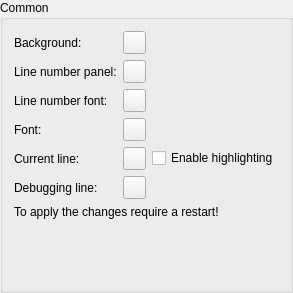
                      <widget class="QGroupBox" name="groupBox_2">
                       <property name="title">
                        <string>Common</string>
                       </property>
                       <layout class="QVBoxLayout" name="verticalLayout_7">
                        <item>
                         <layout class="QGridLayout" name="gridLayout_4">
                          <item row="4" column="0">
                           <widget class="QLabel" name="fontLabel_2">
                            <property name="text">
                             <string>Font:</string>
                            </property>
                           </widget>
                          </item>
                          <item row="4" column="1">
                           <widget class="QPushButton" name="fontColorButton">
                            <property name="sizePolicy">
                             <sizepolicy hsizetype="Fixed" vsizetype="Fixed">
                              <horstretch>0</horstretch>
                              <verstretch>0</verstretch>
                             </sizepolicy>
                            </property>
                            <property name="minimumSize">
                             <size>
                              <width>23</width>
                              <height>23</height>
                             </size>
                            </property>
                            <property name="maximumSize">
                             <size>
                              <width>23</width>
                              <height>23</height>
                             </size>
                            </property>
                            <property name="baseSize">
                             <size>
                              <width>0</width>
                              <height>0</height>
                             </size>
                            </property>
                            <property name="focusPolicy">
                             <enum>Qt::NoFocus</enum>
                            </property>
                            <property name="text">
                             <string/>
                            </property>
                            <property name="autoDefault">
                             <bool>false</bool>
                            </property>
                            <property name="default">
                             <bool>false</bool>
                            </property>
                            <property name="flat">
                             <bool>false</bool>
                            </property>
                           </widget>
                          </item>
                          <item row="5" column="2">
                           <widget class="QCheckBox" name="currentLineCheckBox">
                            <property name="text">
                             <string>Enable highlighting</string>
                            </property>
                           </widget>
                          </item>
                          <item row="6" column="1">
                           <widget class="QPushButton" name="debugLineColorButton">
                            <property name="sizePolicy">
                             <sizepolicy hsizetype="Fixed" vsizetype="Fixed">
                              <horstretch>0</horstretch>
                              <verstretch>0</verstretch>
                             </sizepolicy>
                            </property>
                            <property name="minimumSize">
                             <size>
                              <width>23</width>
                              <height>23</height>
                             </size>
                            </property>
                            <property name="maximumSize">
                             <size>
                              <width>23</width>
                              <height>23</height>
                             </size>
                            </property>
                            <property name="baseSize">
                             <size>
                              <width>0</width>
                              <height>0</height>
                             </size>
                            </property>
                            <property name="focusPolicy">
                             <enum>Qt::NoFocus</enum>
                            </property>
                            <property name="text">
                             <string/>
                            </property>
                            <property name="autoDefault">
                             <bool>false</bool>
                            </property>
                            <property name="default">
                             <bool>false</bool>
                            </property>
                            <property name="flat">
                             <bool>false</bool>
                            </property>
                           </widget>
                          </item>
                          <item row="5" column="0">
                           <widget class="QLabel" name="currentLineLabel">
                            <property name="text">
                             <string>Current line:</string>
                            </property>
                           </widget>
                          </item>
                          <item row="6" column="0">
                           <widget class="QLabel" name="debugLineLabel">
                            <property name="text">
                             <string>Debugging line:</string>
                            </property>
                           </widget>
                          </item>
                          <item row="5" column="1">
                           <widget class="QPushButton" name="currentLineColorButton">
                            <property name="sizePolicy">
                             <sizepolicy hsizetype="Fixed" vsizetype="Fixed">
                              <horstretch>0</horstretch>
                              <verstretch>0</verstretch>
                             </sizepolicy>
                            </property>
                            <property name="minimumSize">
                             <size>
                              <width>23</width>
                              <height>23</height>
                             </size>
                            </property>
                            <property name="maximumSize">
                             <size>
                              <width>23</width>
                              <height>23</height>
                             </size>
                            </property>
                            <property name="baseSize">
                             <size>
                              <width>0</width>
                              <height>0</height>
                             </size>
                            </property>
                            <property name="focusPolicy">
                             <enum>Qt::NoFocus</enum>
                            </property>
                            <property name="text">
                             <string/>
                            </property>
                            <property name="autoDefault">
                             <bool>false</bool>
                            </property>
                            <property name="default">
                             <bool>false</bool>
                            </property>
                            <property name="flat">
                             <bool>false</bool>
                            </property>
                           </widget>
                          </item>
                          <item row="1" column="0">
                           <widget class="QLabel" name="backgroundLabel">
                            <property name="text">
                             <string>Background:</string>
                            </property>
                           </widget>
                          </item>
                          <item row="1" column="1">
                           <widget class="QPushButton" name="backgroundColorButton">
                            <property name="sizePolicy">
                             <sizepolicy hsizetype="Fixed" vsizetype="Fixed">
                              <horstretch>0</horstretch>
                              <verstretch>0</verstretch>
                             </sizepolicy>
                            </property>
                            <property name="minimumSize">
                             <size>
                              <width>23</width>
                              <height>23</height>
                             </size>
                            </property>
                            <property name="maximumSize">
                             <size>
                              <width>23</width>
                              <height>23</height>
                             </size>
                            </property>
                            <property name="baseSize">
                             <size>
                              <width>0</width>
                              <height>0</height>
                             </size>
                            </property>
                            <property name="focusPolicy">
                             <enum>Qt::NoFocus</enum>
                            </property>
                            <property name="text">
                             <string/>
                            </property>
                            <property name="autoDefault">
                             <bool>false</bool>
                            </property>
                            <property name="default">
                             <bool>false</bool>
                            </property>
                            <property name="flat">
                             <bool>false</bool>
                            </property>
                           </widget>
                          </item>
                          <item row="2" column="0">
                           <widget class="QLabel" name="lineNumberPanelLabel">
                            <property name="text">
                             <string>Line number panel:</string>
                            </property>
                           </widget>
                          </item>
                          <item row="2" column="1">
                           <widget class="QPushButton" name="lineNumberPanelColorButton">
                            <property name="sizePolicy">
                             <sizepolicy hsizetype="Fixed" vsizetype="Fixed">
                              <horstretch>0</horstretch>
                              <verstretch>0</verstretch>
                             </sizepolicy>
                            </property>
                            <property name="minimumSize">
                             <size>
                              <width>23</width>
                              <height>23</height>
                             </size>
                            </property>
                            <property name="maximumSize">
                             <size>
                              <width>23</width>
                              <height>23</height>
                             </size>
                            </property>
                            <property name="baseSize">
                             <size>
                              <width>0</width>
                              <height>0</height>
                             </size>
                            </property>
                            <property name="focusPolicy">
                             <enum>Qt::NoFocus</enum>
                            </property>
                            <property name="text">
                             <string/>
                            </property>
                            <property name="autoDefault">
                             <bool>false</bool>
                            </property>
                            <property name="default">
                             <bool>false</bool>
                            </property>
                            <property name="flat">
                             <bool>false</bool>
                            </property>
                           </widget>
                          </item>
                          <item row="3" column="0">
                           <widget class="QLabel" name="lineNumberFontLabel">
                            <property name="text">
                             <string>Line number font:</string>
                            </property>
                           </widget>
                          </item>
                          <item row="3" column="1">
                           <widget class="QPushButton" name="lineNumberFontColorButton">
                            <property name="sizePolicy">
                             <sizepolicy hsizetype="Fixed" vsizetype="Fixed">
                              <horstretch>0</horstretch>
                              <verstretch>0</verstretch>
                             </sizepolicy>
                            </property>
                            <property name="minimumSize">
                             <size>
                              <width>23</width>
                              <height>23</height>
                             </size>
                            </property>
                            <property name="maximumSize">
                             <size>
                              <width>23</width>
                              <height>23</height>
                             </size>
                            </property>
                            <property name="baseSize">
                             <size>
                              <width>0</width>
                              <height>0</height>
                             </size>
                            </property>
                            <property name="focusPolicy">
                             <enum>Qt::NoFocus</enum>
                            </property>
                            <property name="text">
                             <string/>
                            </property>
                            <property name="autoDefault">
                             <bool>false</bool>
                            </property>
                            <property name="default">
                             <bool>false</bool>
                            </property>
                            <property name="flat">
                             <bool>false</bool>
                            </property>
                           </widget>
                          </item>
                         </layout>
                        </item>
                        <item>
                         <widget class="QLabel" name="label_12">
                          <property name="locale">
                           <locale language="English" country="UnitedStates"/>
                          </property>
                          <property name="text">
                           <string>To apply the changes require a restart!</string>
                          </property>
                         </widget>
                        </item>
                        <item>
                         <spacer name="horizontalSpacer_6">
                          <property name="orientation">
                           <enum>Qt::Horizontal</enum>
                          </property>
                          <property name="sizeHint" stdset="0">
                           <size>
                            <width>40</width>
                            <height>20</height>
                           </size>
                          </property>
                         </spacer>
                        </item>
                        <item>
                         <spacer name="verticalSpacer_5">
                          <property name="orientation">
                           <enum>Qt::Vertical</enum>
                          </property>
                          <property name="sizeHint" stdset="0">
                           <size>
                            <width>20</width>
                            <height>40</height>
                           </size>
                          </property>
                         </spacer>
                        </item>
                       </layout>
                      </widget>
